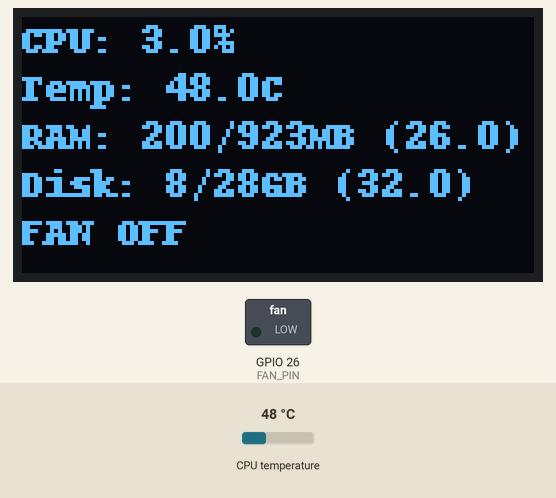
This program was run on a simulated Raspberry Pi (BCM pin numbers). Shown: 128×64 one-colour display, switched loads named in the program (green lamp = pin HIGH). Inputs (shaded band) come from the test bench; at power-on: CPU temperature 48 °C. System figures (address, load, memory, disk, uptime) are fixed made-up values; threads take turns every 2 ms; what the program prints to the terminal is not drawn.

Above: at 1.2 s.
1.3 s: CPU temperature set to 54 °C
At 2.7 s:
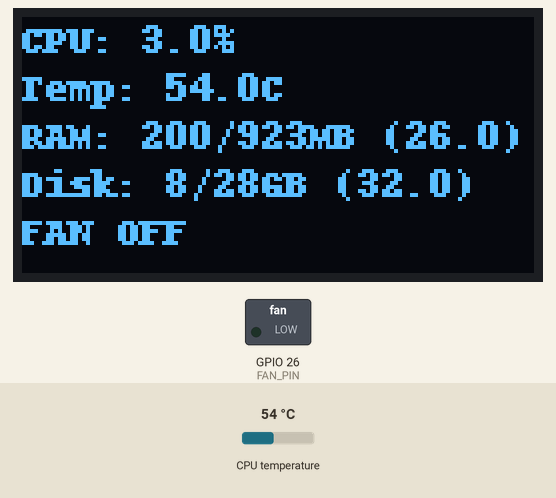
3.7 s: CPU temperature set to 57 °C
At 5.3 s:
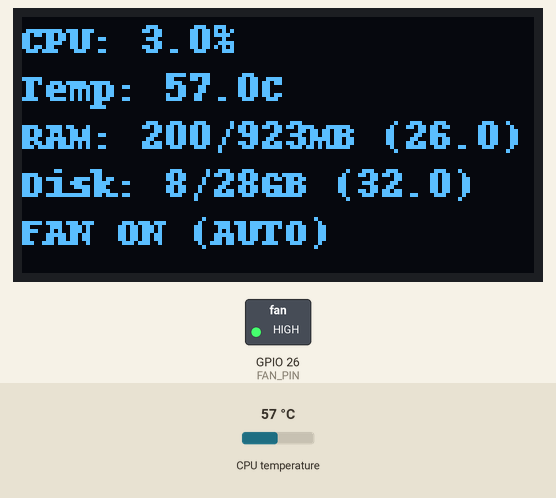
5.8 s: CPU temperature set to 31 °C
At 7.6 s:
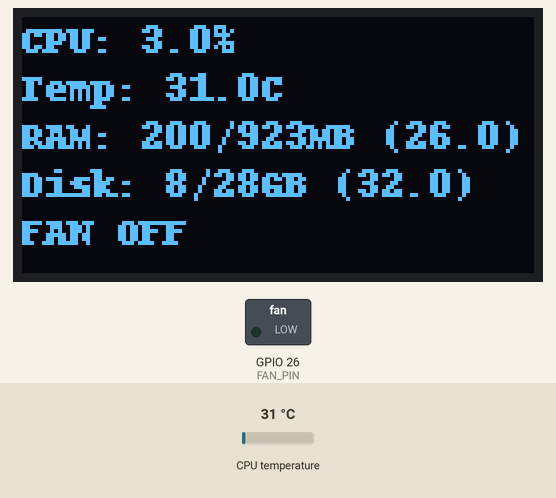
Timing chart, 0 to 9.1 s (numbered marks = the images above; inputs shaded):
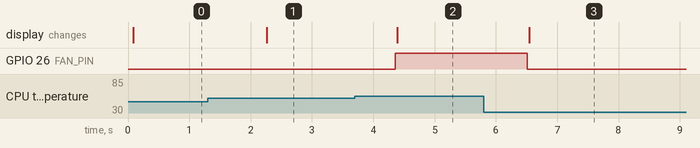

Measured:
- the behaviour switches between 55 and 56 °C on CPU temperature (found by bisection; images 1 and 2)
- after the input at 1.3 s, the display: changes after 0.97 s (image 1)
- after the input at 3.7 s, GPIO 26 (FAN_PIN): LOW → HIGH after 0.66 s; the display: changes after 0.69 s (image 2)
- after the input at 5.8 s, GPIO 26 (FAN_PIN): HIGH → LOW after 0.71 s; the display: changes after 0.74 s (image 3)

The program:

app.py
```python
# app.py
from flask import Flask, jsonify, request, render_template
from monitor import start_monitor, state, state_lock, TEMP_SAFE_THRESHOLD
import RPi.GPIO as GPIO

app = Flask(__name__, template_folder='.')

# Start background monitor thread
start_monitor()

@app.route("/")
def index():
    # Pass threshold to HTML
    return render_template("index.html", threshold=TEMP_SAFE_THRESHOLD)

@app.route("/status")
def status():
    # Return all system info to the webpage
    with state_lock:
        return jsonify(state)

@app.route("/set_fan", methods=["POST"])
def set_fan():
    data = request.json
    manual = bool(data["manual_state"])  # true / false

    with state_lock:
        state["fan_manual_state"] = manual

        # Fan updates immediately ONLY if temp < threshold
        if not state["fan_forced_auto"]:
            state["fan_actual_on"] = manual
            GPIO.output(26, GPIO.HIGH if manual else GPIO.LOW)

    return jsonify({"ok": True})

if __name__ == "__main__":
    # Flask server
    app.run(host="0.0.0.0", port=5000, debug=False)
```

monitor.py
```python
# monitor.py
import threading
import time
import os
import psutil
from PIL import Image, ImageDraw, ImageFont
import board
import adafruit_ssd1306
import RPi.GPIO as GPIO

# -------------------------
# CONFIG
# -------------------------
FAN_PIN = 26
TEMP_SAFE_THRESHOLD = 55.0
OLED_WIDTH = 128
OLED_HEIGHT = 64
I2C_ADDR = 0x3C
POLL_INTERVAL = 1.0

state = {
    "cpu_percent": 0.0,
    "cpu_temp": None,
    "ram_used_mb": 0,
    "ram_total_mb": 0,
    "ram_percent": 0,
    "disk_used_gb": 0,
    "disk_total_gb": 0,
    "disk_percent": 0,
    "fan_actual_on": False,
    "fan_manual_state": False,
    "fan_forced_auto": False
}
state_lock = threading.Lock()

# -------------------------
# Temp Reader
# -------------------------
def get_cpu_temp():
    try:
        with open("/sys/class/thermal/thermal_zone0/temp", "r") as f:
            return int(f.read().strip()) / 1000.0
    except:
        return None

# -------------------------
# GPIO Setup
# -------------------------
GPIO.setmode(GPIO.BCM)
GPIO.setup(FAN_PIN, GPIO.OUT)
GPIO.output(FAN_PIN, GPIO.LOW)

# -------------------------
# OLED Setup
# -------------------------
i2c = board.I2C()
oled = adafruit_ssd1306.SSD1306_I2C(OLED_WIDTH, OLED_HEIGHT, i2c, addr=I2C_ADDR)
oled.fill(0)
oled.show()
font = ImageFont.load_default()

# -------------------------
# Monitor Loop
# -------------------------
def monitor_loop():
    while True:
        cpu = psutil.cpu_percent(interval=None)
        cpu_temp = get_cpu_temp()
        ram = psutil.virtual_memory()
        disk = psutil.disk_usage('/')

        ram_used_mb = ram.used // (1024**2)
        ram_total_mb = ram.total // (1024**2)
        disk_used_gb = disk.used // (1024**3)
        disk_total_gb = disk.total // (1024**3)

        forced = cpu_temp and cpu_temp > TEMP_SAFE_THRESHOLD
        with state_lock:
            state["cpu_percent"] = cpu
            state["cpu_temp"] = cpu_temp
            state["ram_used_mb"] = ram_used_mb
            state["ram_total_mb"] = ram_total_mb
            state["ram_percent"] = ram.percent
            state["disk_used_gb"] = disk_used_gb
            state["disk_total_gb"] = disk_total_gb
            state["disk_percent"] = disk.percent
            state["fan_forced_auto"] = forced

            # Determine actual fan state
            if forced:
                actual_on = True
            else:
                actual_on = state["fan_manual_state"]

            state["fan_actual_on"] = actual_on

        GPIO.output(FAN_PIN, GPIO.HIGH if state["fan_actual_on"] else GPIO.LOW)

        # ---------------- OLED ----------------
        try:
            image = Image.new("1", (OLED_WIDTH, OLED_HEIGHT))
            draw = ImageDraw.Draw(image)

            draw.text((0, 0), f"CPU: {cpu}%", font=font, fill=255)
            draw.text((0, 12), f"Temp: {cpu_temp:.1f}C" if cpu_temp else "Temp: NA", font=font, fill=255)
            draw.text((0, 24), f"RAM: {ram_used_mb}/{ram_total_mb}MB ({ram.percent})", font=font, fill=255)
            draw.text((0, 36), f"Disk: {disk_used_gb}/{disk_total_gb}GB ({disk.percent})", font=font, fill=255)

            if state["fan_actual_on"]:
                txt = "FAN ON (AUTO)" if forced else "FAN ON"
            else:
                txt = "FAN OFF"
            draw.text((0, 48), txt, font=font, fill=255)

            oled.image(image)
            oled.show()

        except Exception as e:
            print("OLED ERROR:", e)

        # -------- Terminal Output --------
        os.system("clear")
        print("====== RASPBERRY PI SYSTEM MONITOR ======")
        print(f"CPU: {cpu}%")
        print(f"TEMP: {cpu_temp}°C")
        print(f"RAM: {ram.percent}% ({ram_used_mb}/{ram_total_mb}MB)")
        print(f"DISK: {disk.percent}% ({disk_used_gb}/{disk_total_gb}GB)")
        print(f"FAN: {'ON' if state['fan_actual_on'] else 'OFF'}")
        print("=========================================")

        time.sleep(POLL_INTERVAL)

def start_monitor():
    t = threading.Thread(target=monitor_loop, daemon=True)
    t.start()
```
